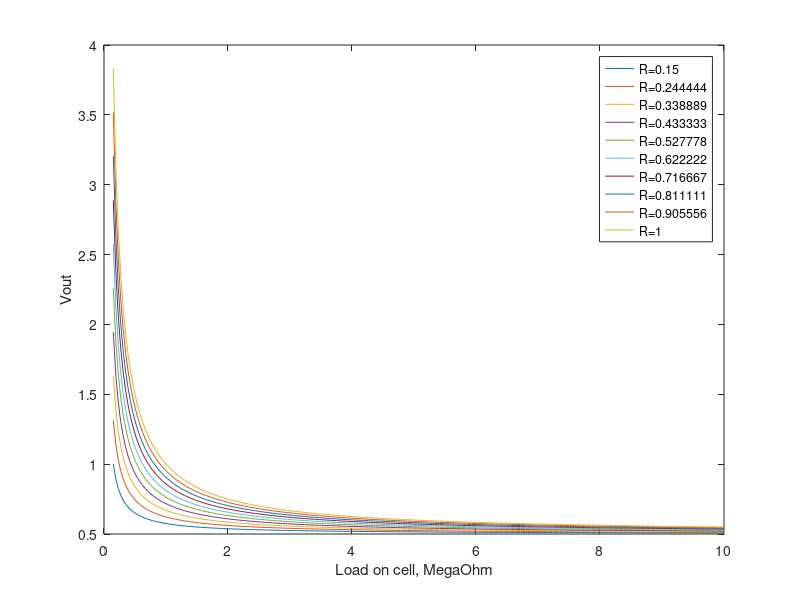

Reproduce this figure in MATLAB.
clear all; clc;
Rf = linspace(0.15,1,10);
Rv = linspace(0.15,10,250);
%Rv = Rv(end:-1:1);
Vin = 0.5;
M = length(Rf);
figure(1);
labels = cell(1,M);
for r = 1:M
    Vo = Vin*( 1 + (Rf(r)./Rv) );
    plot(Rv,Vo)
    hold on;
    xlabel('Load on cell, MegaOhm')
    ylabel('Vout')
    labels{r} = sprintf('R=%d',Rf(r));
end
legend(labels);